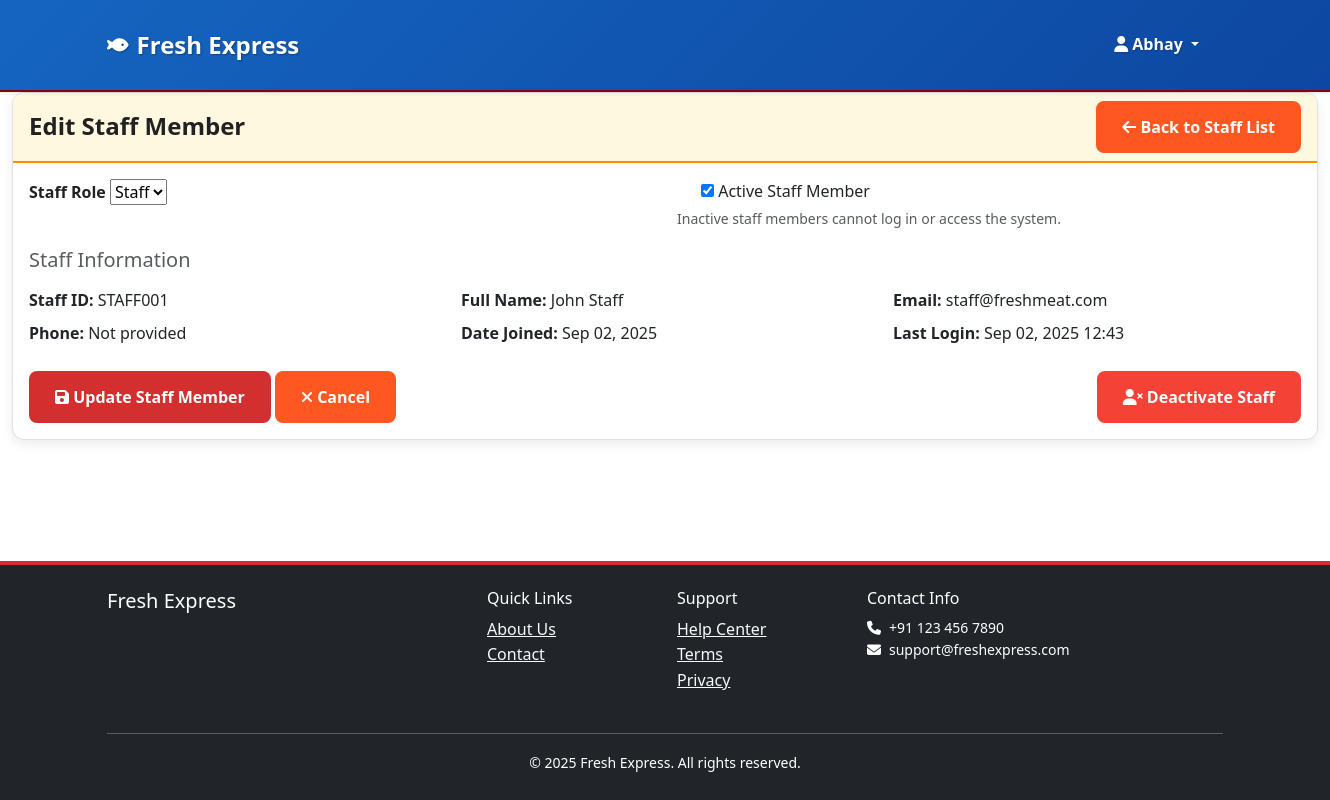
The app's page /stores/staff/1/ (signed in) with its own data.
### accounts/models.py (models this page shows, shortened)
class User(AbstractUser):
    USER_TYPES = [
        ('customer', 'Customer'),
        ('store_owner', 'Store Owner'),
        ('store_staff', 'Store Staff'),
        ('delivery_agent', 'Delivery Agent'),
        ('admin', 'Admin'),
    ]
    user_type = models.CharField(max_length=20, choices=USER_TYPES, default='customer')
    phone_number = models.CharField(max_length=15, blank=True, null=True)
    email_verified = models.BooleanField(default=False)
    phone_verified = models.BooleanField(default=False)
    created_at = models.DateTimeField(auto_now_add=True)
    updated_at = models.DateTimeField(auto_now=True)

### stores/models.py (models this page shows, shortened)
class StoreStaff(TimeStampedModel):
    STAFF_ROLES = [
        ('staff', 'Staff'),
    ]
    store = models.ForeignKey(Store, on_delete=models.CASCADE)
    user = models.ForeignKey(User, on_delete=models.CASCADE)
    staff_id = models.CharField(max_length=20, default='STAFF001', help_text="Unique staff ID for this store")
    role = models.CharField(max_length=20, choices=STAFF_ROLES, default='staff')
    is_active = models.BooleanField(default=True)
    class Meta:
        unique_together = [['store', 'user'], ['store', 'staff_id']]

### stores/staff_views.py (the view, shortened to what this page needs)
# urls.py: path('staff/<int:pk>/', staff_views.StaffDetailView.as_view(), name='staff_detail'),
class StaffDetailView(StoreRequiredMixin, UpdateView):
    model = StoreStaff
    template_name = 'stores/staff/staff_detail.html'
    fields = ['role', 'is_active']
    success_url = reverse_lazy('stores:staff_list')
    def get_queryset(self):
        return StoreStaff.objects.filter(store__owner=self.request.user)

### accounts/models.py (called while the page is built)
    @classmethod
    def get_active_banners(cls, location=None):
        now = timezone.now()
        queryset = cls.objects.filter(
            is_active=True,
            valid_from__lte=now,
            valid_until__gte=now
        ).order_by('display_order', '-created_at')
        if location:
            queryset = queryset.filter(display_location=location)
        return queryset

### core/banner_context.py (called while the page is built)
def promotional_banners(request):
    return {
        'home_top_banners': PromotionalBanner.get_active_banners('home_top'),
        'home_middle_banners': PromotionalBanner.get_active_banners('home_middle'),
        'home_bottom_banners': PromotionalBanner.get_active_banners('home_bottom'),
        'loyalty_banners': PromotionalBanner.get_active_banners('loyalty_dashboard'),
        'checkout_banners': PromotionalBanner.get_active_banners('checkout'),
    }

### core/context_processors.py (called while the page is built, shortened)
def admin_context(request):
    context = {}
    return context

### templates/stores/staff/staff_detail.html (shortened to what this page needs)
{% extends 'stores/base_store.html' %}
{% block content %}
<div class="container-fluid">
    <div class="row">
        <div class="col-lg-12">
            <div class="card">
                <div class="card-header d-flex justify-content-between align-items-center">
                    <h4 class="card-title mb-0">Edit Staff Member</h4>
                    <a href="{% url 'stores:staff_list' %}" class="btn btn-secondary">
                        <i class="fas fa-arrow-left"></i> Back to Staff List
                    </a>
                </div>
                <div class="card-body">
                    <form method="post">
                        <div class="row">
                            <div class="col-md-6">
                                <div class="form-group mb-3">
                                    <label for="{{ form.role.id_for_label }}" class="form-label">Staff Role</label>
                                    {{ form.role }}
                                </div>
                            </div>
                            <div class="col-md-6">
                                <div class="form-group mb-3">
                                    <div class="form-check">
                                        {{ form.is_active }}
                                        <label for="{{ form.is_active.id_for_label }}" class="form-check-label">
                                            Active Staff Member
                                        </label>
                                    </div>
                                    <small class="form-text text-muted">
                                        Inactive staff members cannot log in or access the system.
                                    </small>
                                </div>
                            </div>
                        </div>
                        <div class="row mb-4">
                            <div class="col-md-12">
                                <h5 class="text-muted mb-3">Staff Information</h5>
                                <div class="row">
                                    <div class="col-md-4">
                                        <strong>Staff ID:</strong> {{ object.staff_id }}
                                    </div>
                                    <div class="col-md-4">
                                        <strong>Full Name:</strong> {{ object.user.get_full_name|default:object.user.username }}
                                    </div>
                                    <div class="col-md-4">
                                        <strong>Email:</strong> {{ object.user.email }}
                                    </div>
                                </div>
                                <div class="row mt-2">
                                    <div class="col-md-4">
                                        <strong>Phone:</strong> {{ object.phone_number|default:"Not provided" }}
                                    </div>
                                    <div class="col-md-4">
                                        <strong>Date Joined:</strong> {{ object.user.date_joined|date:"M d, Y" }}
                                    </div>
                                    <div class="col-md-4">
                                        <strong>Last Login:</strong> {{ object.user.last_login|date:"M d, Y H:i"|default:"Never" }}
                                    </div>
                                </div>
                            </div>
                        </div>
                        <div class="form-group">
                            <button type="submit" class="btn btn-primary">
                                <i class="fas fa-save"></i> Update Staff Member
                            </button>
                            <a href="{% url 'stores:staff_list' %}" class="btn btn-secondary">
                                <i class="fas fa-times"></i> Cancel
                            </a>
                            <a href="{% url 'stores:staff_delete' object.pk %}" class="btn btn-danger float-end"
                               onclick="return confirm('Are you sure you want to deactivate this staff member?')">
                                <i class="fas fa-user-times"></i> Deactivate Staff
                            </a>
                        </div>
                    </form>
                </div>
            </div>
        </div>
    </div>
</div>
{% endblock %}

### templates/base.html (shortened to what this page needs)
<!DOCTYPE html>
<html lang="en">
<head>
    <link href="https://cdn.jsdelivr.net/npm/bootstrap@5.3.0/dist/css/bootstrap.min.css" rel="stylesheet">
    <link href="https://cdnjs.cloudflare.com/ajax/libs/font-awesome/6.4.0/css/all.min.css" rel="stylesheet">
    {% load static %}
    <link href="{% static 'css/appetite-theme.css' %}" rel="stylesheet">
    <link href="{% static 'css/common.css' %}" rel="stylesheet">
    <link href="{% static 'css/global-product-card.css' %}" rel="stylesheet">
</head>
<body>
    <nav class="navbar navbar-expand-lg navbar-light bg-white shadow-sm">
        <div class="container" >
            <a class="navbar-brand fw-bold text-primary" href="{% url 'core:home' %}">
                <i class="fas fa-fish me-2"></i>Fresh Express
            </a>
            <div class="collapse navbar-collapse" id="navbarNav">
                <ul class="navbar-nav">
                    {% if user.is_authenticated %}
                    <li class="nav-item dropdown">
                        <a class="nav-link dropdown-toggle" href="#" id="userDropdown" role="button"
                           data-bs-toggle="dropdown" aria-expanded="false">
                            <i class="fas fa-user me-1"></i>{{ user.get_full_name|default:user.username }}
                        </a>
                    </li>
                    {% endif %}
                </ul>
            </div>
        </div>
    </nav>
    <main>
        {% block content %}{% endblock %}
    </main>
    <footer class="bg-dark text-white mt-5 py-4">
        <div class="container">
            <div class="row">
                <div class="col-md-4">
                    <h5>Fresh Express</h5>
                    <p class="small text-muted">Fresh meat and seafood delivered to your door.</p>
                </div>
                <div class="col-md-2">
                    <h6>Quick Links</h6>
                    <ul class="list-unstyled">
                        <li><a href="{% url 'core:about' %}" class="text-light">About Us</a></li>
                        <li><a href="{% url 'core:contact' %}" class="text-light">Contact</a></li>
                    </ul>
                </div>
                <div class="col-md-2">
                    <h6>Support</h6>
                    <ul class="list-unstyled">
                        <li><a href="{% url 'chat:chat_list' %}" class="text-light">Help Center</a></li>
                        <li><a href="{% url 'core:terms' %}" class="text-light">Terms</a></li>
                        <li><a href="{% url 'core:privacy' %}" class="text-light">Privacy</a></li>
                    </ul>
                </div>
                <div class="col-md-4">
                    <h6>Contact Info</h6>
                    <p class="small">
                        <i class="fas fa-phone me-2"></i>+91 123 456 7890<br>
                        <i class="fas fa-envelope me-2"></i>support@freshexpress.com
                    </p>
                </div>
            </div>
            <hr class="mt-4">
            <div class="text-center">
                <small>&copy; 2025 Fresh Express. All rights reserved.</small>
            </div>
        </div>
    </footer>
    <script src="{% load static %}{% static 'js/main.js' %}"></script>
</body>
</html>

### static/css/appetite-theme.css (style rules this page uses)
:root { --primary-blue: #1565C0; --primary-dark: #0D47A1; --secondary-blue: #0277BD; --seafood-blue: #1565C0; --meat-red: #C62828; --chicken-pink: #AD1457; --vegetable-green: #2E7D32; --spice-orange: #FF8F00; --gradient-primary: linear-gradient(135deg, #1565C0 0%, #0D47A1 100%); --gradient-meat: linear-gradient(135deg, #C62828 0%, #AD1457 100%); --gradient-seafood: linear-gradient(135deg, #1565C0 0%, #0277BD 100%); --gradient-vegetable: linear-gradient(135deg, #2E7D32 0%, #388E3C 100%); --gradient-spice: linear-gradient(135deg, #FF8F00 0%, #F57C00 100%); --success-color: #2E7D32; --warning-color: #FF8F00; --danger-color: #C62828; --info-color: #1565C0; --text-primary: #333333; --text-secondary: #666666; --text-muted: #999999; --text-inverse: #FFFFFF; --bg-primary: #FFFFFF; --bg-secondary: #F5F5F5; --bg-accent: #FAFAFA; --bg-dark: #333333; --border-light: #E0E0E0; --border-medium: #BDBDBD; --border-accent: var(--primary-blue); --border-radius: 12px; --border-radius-lg: 16px; --shadow-sm: 0 2px 8px rgba(0,0,0,0.1); --shadow-md: 0 4px 16px rgba(0,0,0,0.15); --shadow-lg: 0 8px 24px rgba(0,0,0,0.15); }
* { box-sizing: border-box; }
body { font-family: 'Segoe UI', Tahoma, Geneva, Verdana, sans-serif; line-height: 1.6; color: var(--text-primary); background-color: var(--bg-primary); margin: 0; padding: 0; min-height: 100vh; display: flex; flex-direction: column; }
main { flex: 1; }
.navbar { background: var(--gradient-primary) !important; box-shadow: var(--shadow-md); border: none; padding: 0.75rem 0; position: relative; overflow: visible; z-index: 1000; }
.navbar::before { content: ''; position: absolute; top: -50%; right: -10%; width: 100px; height: 100px; background: rgba(255,255,255,0.1); border-radius: 50%; pointer-events: none; }
.navbar-brand { font-weight: 700; font-size: 1.4rem; color: var(--text-inverse) !important; text-shadow: none; display: flex; align-items: center; }
.navbar-brand i { margin-right: 8px; font-size: 1.2rem; }
.navbar-nav .nav-link { color: var(--text-inverse) !important; font-weight: 600; transition: all 0.3s ease; text-shadow: 1px 1px 2px rgba(0,0,0,0.2); padding: 0.75rem 1rem !important; }
.btn { font-weight: 600; border-radius: 8px; padding: 0.75rem 1.5rem; transition: all 0.3s ease; border: 2px solid transparent; text-decoration: none !important; }
.btn-primary { background-color: var(--appetite-red); border-color: var(--appetite-red); color: var(--text-inverse); }
.btn-secondary { background-color: var(--fresh-orange); border-color: var(--fresh-orange); color: var(--text-inverse); }
.btn-danger { background-color: var(--danger-color); border-color: var(--danger-color); color: var(--text-inverse); }
.card { border: 1px solid var(--border-light); border-radius: 12px; box-shadow: 0 4px 12px rgba(0, 0, 0, 0.08); transition: all 0.3s ease; background-color: var(--bg-primary); overflow: hidden; }
.card-header { background-color: var(--bg-accent); border-bottom: 2px solid var(--border-accent); font-weight: 600; }
.card-title { color: var(--text-primary); font-weight: 700; margin-bottom: 0.5rem; }
.form-label { font-weight: 600; color: var(--text-primary); margin-bottom: 0.5rem; }
footer { background-color: var(--bg-dark); color: var(--text-inverse); margin-top: auto; padding: 3rem 0 2rem; border-top: 4px solid var(--appetite-red); }

### records on screen
User: get_full_name "Abhay"
StoreStaff: role "Staff", is_active "☑", staff_id "STAFF001", user.get_full_name "John Staff", user.email "staff@freshmeat.com", user.date_joined "Sep 02, 2025", user.last_login "Sep 02, 2025 12:43"

### other values on screen
{{ object.phone_number|default:"Not provided" }} "Not provided"
